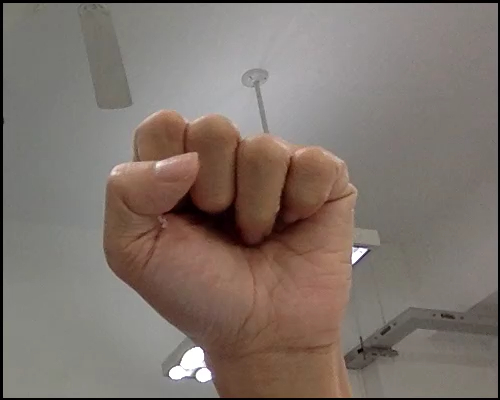
#> input picture Test/test.png, 500 x 400 px
$ python Skin_segment.py
#> lines starting #> are read from the running program, lines starting #| are printed output that depends on the picture; after the words box and inside, x2 and y2 are one past the last pixel; in counts of white or black regions, pixels touching at a corner belong together
#> in app, image is the input picture: shape (400, 500, 3); mean B, G, R 108.7, 115.9, 127.6
import cv2
import numpy as np

class Skin_detect(object):

	def Skin_HSV(self,image):
		image_HSV = cv2.cvtColor(image,cv2.COLOR_BGR2HSV)
#> image_HSV: shape (400, 500, 3); mean H, S, V 30.4, 46.6, 127.8
		HSV_mask = cv2.inRange(image_HSV, (0,15,0),(150,255,255))
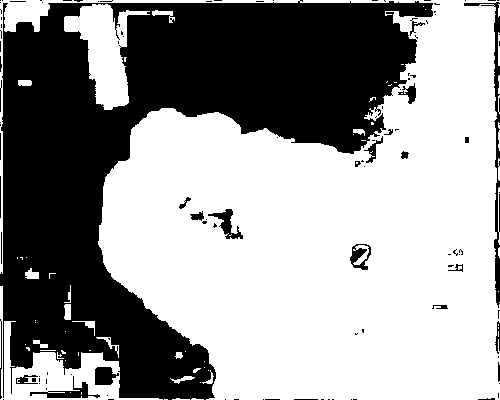
#> HSV_mask: shape (400, 500); 59.6% white; 113 black regions (85 under 20 px), largest, box (x1, y1, x2, y2) and area: (0, 0, 433, 400) 76666, (464, 2, 500, 308) 1179, (30, 376, 100, 398) 404
		HSV_mask = cv2.morphologyEx(HSV_mask, cv2.MORPH_OPEN, np.ones((10,10), np.uint8))
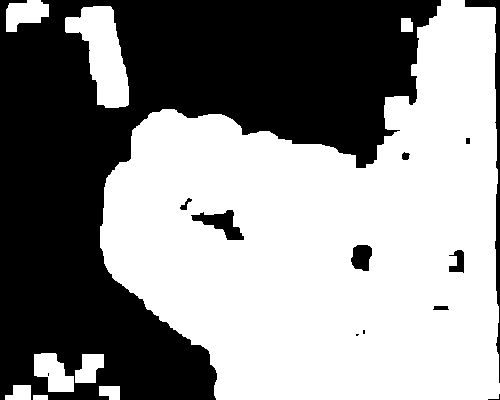
#> HSV_mask: shape (400, 500); 55.6% white; 13 black regions (4 under 20 px), largest, box (x1, y1, x2, y2) and area: (0, 0, 441, 400) 85647, (465, 0, 500, 383) 1532, (191, 210, 244, 240) 699
		HSV_result = cv2.bitwise_not(HSV_mask)

		return HSV_mask, HSV_result

	def Skin_YCrCb(self,image):
		image_YCrCb = cv2.cvtColor(image, cv2.COLOR_BGR2YCrCb)
#> image_YCrCb: shape (400, 500, 3); mean of channels 0, 1, 2 118.6, 134.5, 122.5
		YCrCb_mask = cv2.inRange(image_YCrCb,(0,135,85),(255,190,135))
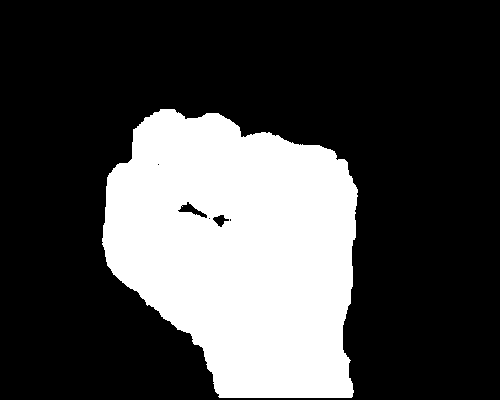
#> YCrCb_mask: shape (400, 500); 27.8% white; 1 white region, box (x1, y1, x2, y2) and area: (102, 109, 358, 398) 55541
		YCrCb_mask = cv2.morphologyEx(YCrCb_mask, cv2.MORPH_OPEN, np.ones((10,10), np.uint8))
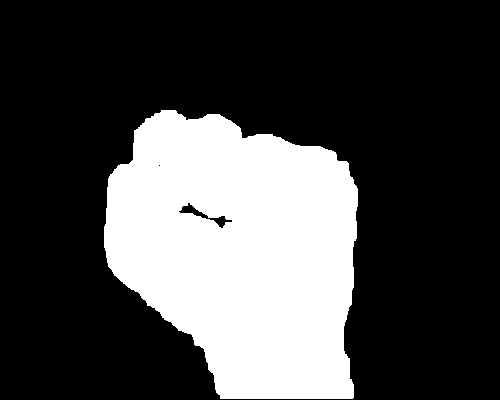
#> YCrCb_mask: shape (400, 500); 27.7% white; 1 white region, box (x1, y1, x2, y2) and area: (104, 110, 358, 399) 55472
		YCrCb_result = cv2.bitwise_not(YCrCb_mask)

		return YCrCb_mask, YCrCb_result


	def Skin_segment(self,image,type):
		# HSV color space
		HSV_mask, HSV_result = self.Skin_HSV(image)
		# YCrCb color space
		YCrCb_mask, YCrCb_result = self.Skin_YCrCb(image)

		# Combination there HSV and YCbCr methods.
		result_mask = cv2.bitwise_and(YCrCb_mask, HSV_mask)
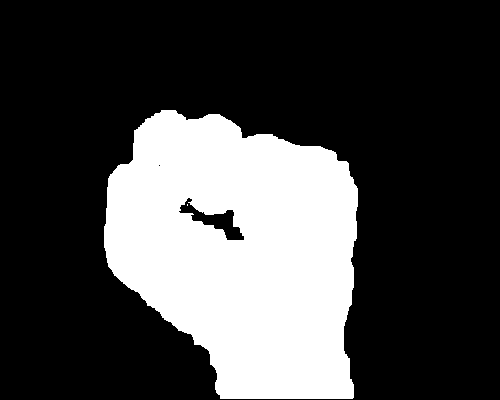
#> result_mask: shape (400, 500); 27.4% white; 2 white regions (1 under 20 px), largest, box (x1, y1, x2, y2) and area: (104, 110, 358, 399) 54706
		result_mask = cv2.medianBlur(result_mask,3)
#> result_mask: shape (400, 500); 27.3% white; 1 white region, box (x1, y1, x2, y2) and area: (104, 110, 358, 399) 54698
		result_mask = cv2.morphologyEx(result_mask, cv2.MORPH_OPEN, np.ones((4,4),np.uint8))
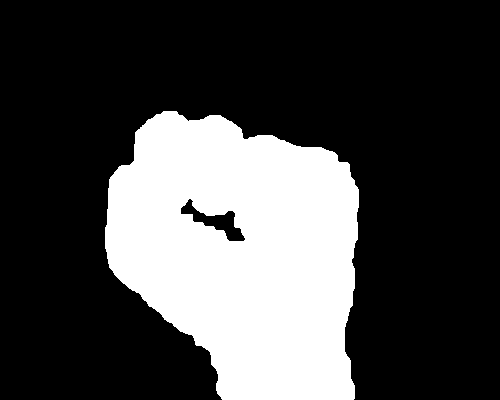
#> result_mask: shape (400, 500); 27.3% white; 1 white region, box (x1, y1, x2, y2) and area: (105, 111, 359, 400) 54692
		segment_color = cv2.bitwise_and(image, image, mask = result_mask)
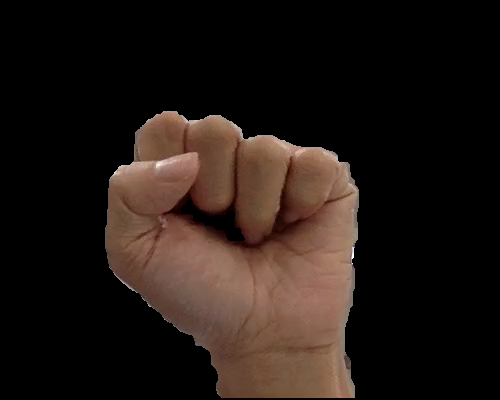
#> segment_color: shape (400, 500, 3); mean B, G, R 19.3, 23.9, 33.5

		if type =='color' :
			return segment_color
		elif type == 'gray' :
			segment_gray = cv2.cvtColor(segment_color, cv2.COLOR_BGR2GRAY)
			segment_gray = cv2.equalizeHist(segment_gray)
			return segment_gray
		elif type == 'show_mask' :
			return HSV_mask, YCrCb_mask, segment_color
		else:
			return segment_color


def app():
	image = cv2.imread("../Test/test.png")
	Hand = Skin_detect()
	hand_image = Hand.Skin_segment(image,'color')
	cv2.imshow('Hand',hand_image)
	while True:
		k = cv2.waitKey(0)&0xff
#> (key Esc is pressed here)
		if k==27:
			break
	cv2.destroyAllWindows()


if __name__ =='__main__':
	app()
